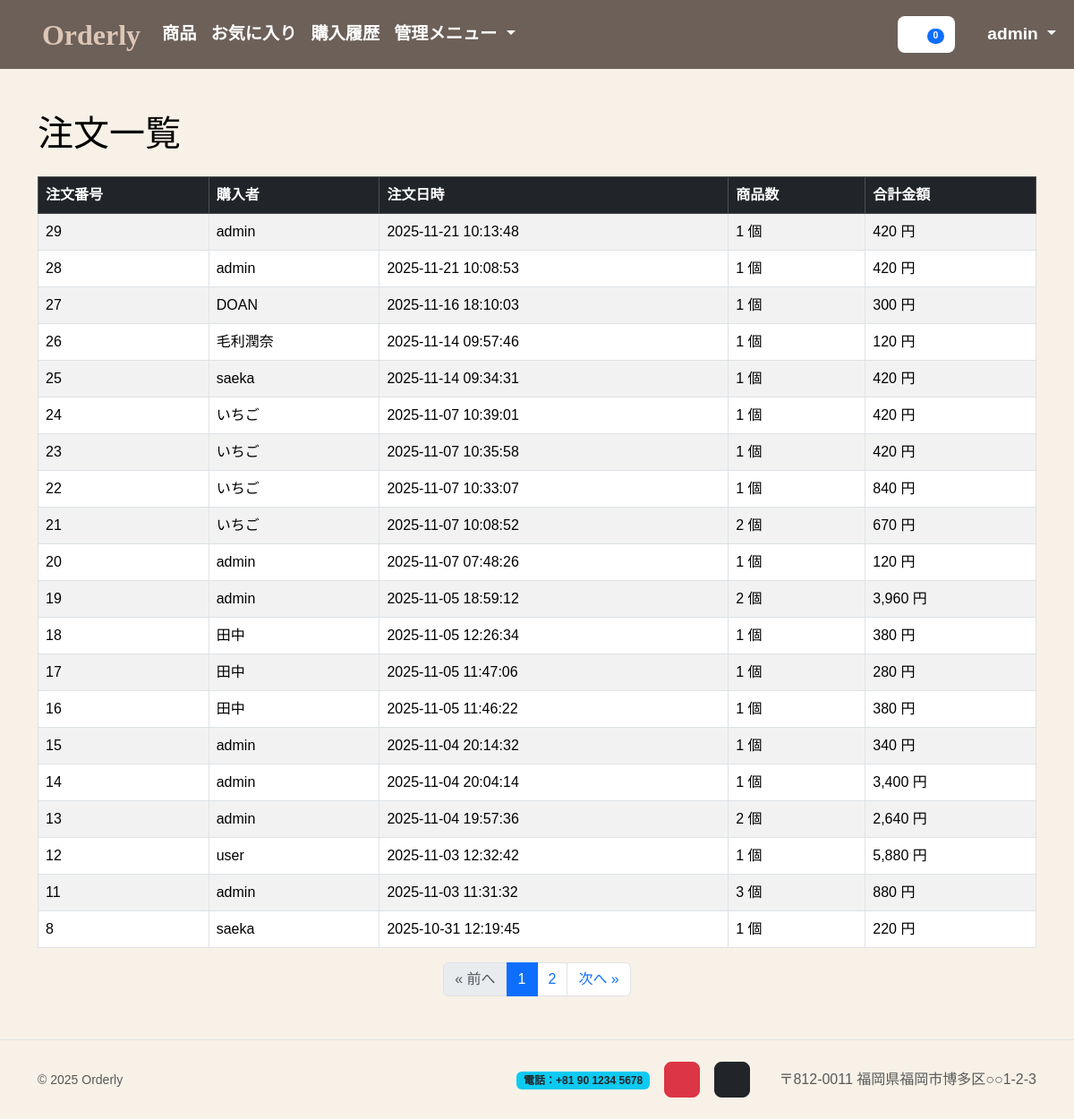
Before: /sales-details.php (signed in) with the older database file.
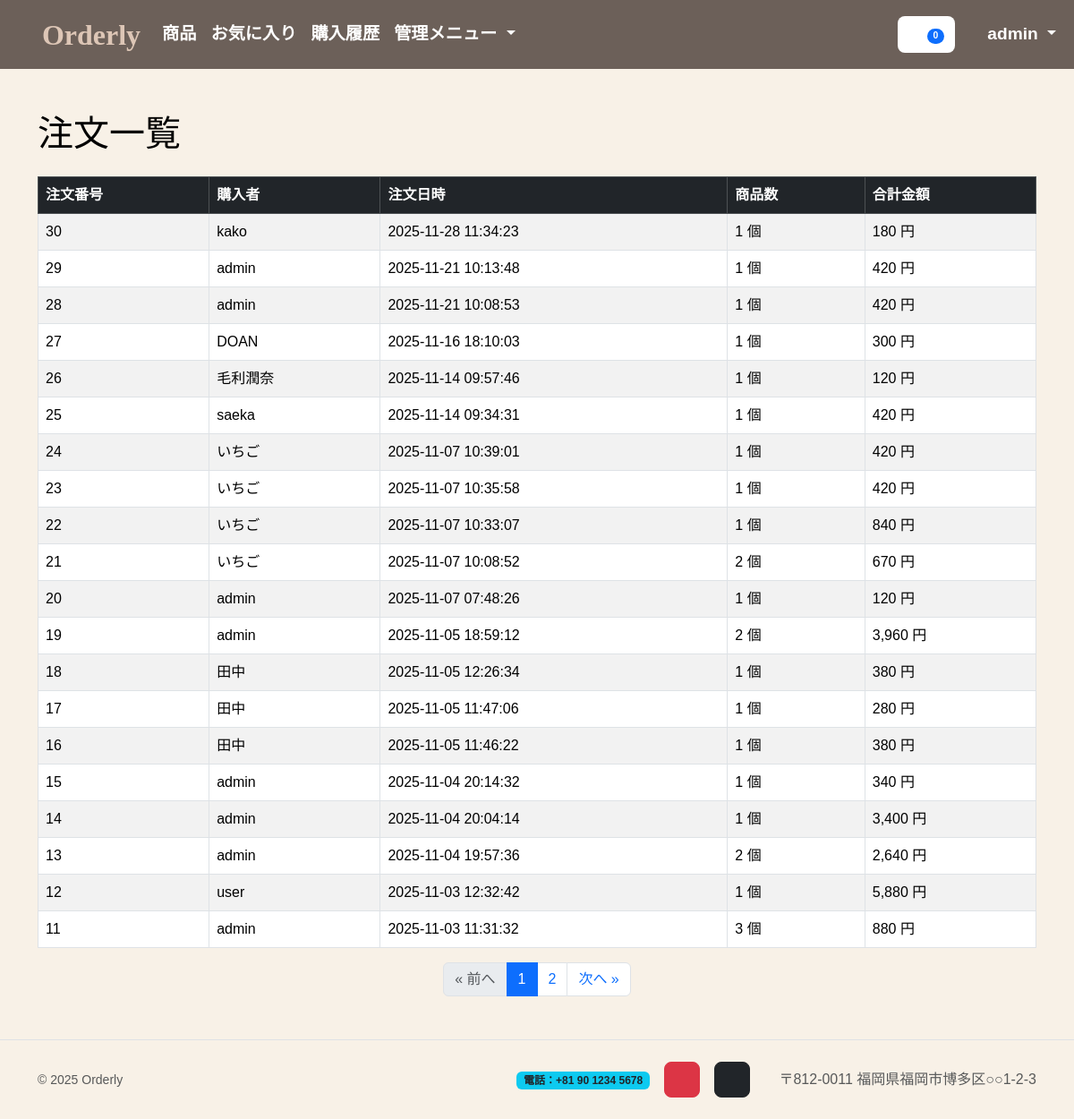
After: the same page with the newer database file.
### tables this page shows
CREATE TABLE `purchase` (
    `id` int NOT NULL,
    `customer_id` int NOT NULL,
    `created_at` datetime NOT NULL DEFAULT CURRENT_TIMESTAMP
);

CREATE TABLE `customer` (
    `id` int NOT NULL,
    `name` varchar(100) NOT NULL,
    `address` varchar(200) NOT NULL,
    `login` varchar(100) NOT NULL,
    `role` varchar(20) NOT NULL DEFAULT 'user',
    `password` varchar(255) NOT NULL,
    `created_at` datetime NOT NULL DEFAULT CURRENT_TIMESTAMP
);

### app.php (called while the page is built, shortened)
<?php
function e(string $s): string
{
    return htmlspecialchars($s, ENT_QUOTES, 'UTF-8');
}
function cart_count(): int
{
    if (empty($_SESSION['product'])) return 0;
    $n = 0;
    return $n;
}

### sales-details.php (the view, shortened to what this page needs)
<?php
require_once 'app.php';
require_once 'header.php';
$pdo = db();
$perPage = 20;
$page = isset($_GET['page']) ? max(1, (int)$_GET['page']) : 1;
$offset = ($page - 1) * $perPage;
$totalSql = "SELECT COUNT(*) FROM purchase";
$totalOrders = (int)$pdo->query($totalSql)->fetchColumn();
$totalPages = max(1, (int)ceil($totalOrders / $perPage));
$sql = "
SELECT
    p.id AS purchase_id,
    p.created_at,
    c.name AS customer_name,
    COUNT(pd.product_id) AS item_count,
    SUM(pd.count * pr.price) AS total_amount
FROM purchase p
JOIN customer c ON c.id = p.customer_id
JOIN purchase_detail pd ON p.id = pd.purchase_id
JOIN product pr ON pr.id = pd.product_id
GROUP BY p.id, p.created_at, c.name
ORDER BY p.id DESC
LIMIT :limit OFFSET :offset
";
$st = $pdo->prepare($sql);
$st->bindValue(':limit', $perPage, PDO::PARAM_INT);
$st->bindValue(':offset', $offset, PDO::PARAM_INT);
$st->execute();
$orders = $st->fetchAll();
?>
<div class="container mt-5">
    <h1 class="mb-4">注文一覧</h1>
    <table class="table table-bordered table-striped">
        <thead class="table-dark">
            <tr>
                <th>注文番号</th>
                <th>購入者</th>
                <th>注文日時</th>
                <th>商品数</th>
                <th>合計金額</th>
            </tr>
        </thead>
        <tbody>
            <?php foreach ($orders as $o): ?>
                <tr>
                    <td><?= e($o['purchase_id']) ?></td>
                    <td><?= e($o['customer_name']) ?></td>
                    <td><?= e($o['created_at']) ?></td>
                    <td><?= number_format($o['item_count']) ?> 個</td>
                    <td><?= number_format($o['total_amount']) ?> 円</td>
                </tr>
            <?php endforeach; ?>
        </tbody>
    </table>
    <nav>
        <ul class="pagination justify-content-center mt-3">
            <li class="page-item <?= $page <= 1 ? 'disabled' : '' ?>">
                <a class="page-link" href="?page=<?= $page - 1 ?>">« 前へ</a>
            </li>
            <?php for ($i = 1; $i <= $totalPages; $i++): ?>
                <li class="page-item <?= $i == $page ? 'active' : '' ?>">
                    <a class="page-link" href="?page=<?= $i ?>"><?= $i ?></a>
                </li>
            <?php endfor; ?>
            <li class="page-item <?= $page >= $totalPages ? 'disabled' : '' ?>">
                <a class="page-link" href="?page=<?= $page + 1 ?>">次へ »</a>
            </li>
        </ul>
    </nav>
</div>
<?php require_once 'footer.php'; ?>

### header.php (shortened to what this page needs)
<!doctype html>
<html lang="ja">
<head>
  <link href="https://cdn.jsdelivr.net/npm/bootstrap@5.3.3/dist/css/bootstrap.min.css" rel="stylesheet">
  <link href="https://cdn.jsdelivr.net/npm/bootstrap-icons@1.11.3/font/bootstrap-icons.css" rel="stylesheet">
</head>
<body>
  <?php require_once 'menu.php'; ?>

### menu.php (shortened to what this page needs)
<?php
$me = $_SESSION['customer'] ?? null;
$is_admin = isset($me['role']) && $me['role'] === 'admin';
?>
<nav class="navbar navbar-expand-lg">
  <div class="container-fluid">
    <a class="navbar-brand name" href="index.php">
      <i class="bi bi-cake2"></i>
      Orderly
    </a>
    <div id="navMain" class="collapse navbar-collapse">
      <ul class="navbar-nav me-auto mb-2 mb-lg-0">
        <li class="nav-item"><a class="nav-link" href="product.php">商品</a></li>
        <li class="nav-item"><a class="nav-link" href="favorite-show.php">お気に入り</a></li>
        <li class="nav-item"><a class="nav-link" href="history.php">購入履歴</a></li>
        <?php if ($is_admin): ?>
          <li class="nav-item dropdown">
            <a class="nav-link dropdown-toggle" href="#" id="adminMenu" role="button" data-bs-toggle="dropdown">
              管理メニュー
            </a>
          </li>
        <?php endif; ?>
      </ul>
      <ul class="navbar-nav ms-auto align-items-center">
        <li class="nav-item me-2">
          <a class="btn btn-cart" href="cart-show.php">
            <i class="bi bi-cart"></i>
            <span class="badge rounded-pill bg-primary cart-badge">
              <?= cart_count() ?>
            </span>
          </a>
        </li>
        <?php if ($me): ?>
          <li class="nav-item dropdown">
            <a class="nav-link dropdown-toggle" href="#" role="button" data-bs-toggle="dropdown">
              <i class="bi bi-person-circle"></i> <?= e($me['name']) ?>
            </a>
          </li>
        <?php else: ?>
          <li class="nav-item"><a class="nav-link" href="login-input.php">ログイン</a></li>
          <li class="nav-item"><a class="nav-link" href="customer-input.php">新規登録</a></li>
        <?php endif; ?>
      </ul>
    </div>
  </div>
</nav>

### footer.php
<footer class="mt-5 py-4 border-top">
    <div class="container d-flex flex-column flex-lg-row justify-content-between align-items-center gap-3">
        <small class="text-muted mb-0">&copy; <?= date('Y') ?> Orderly</small>
        <div class="d-flex align-items-center gap-3 flex-wrap">
            <a href="tel:+819012345678" class="text-decoration-none" aria-label="電話をかける">
                <span class="badge text-bg-info text-dark fw-semibold">電話：+81 90 1234 5678</span>
            </a>
            <a href="https://www.youtube.com/@OrderlyShop" target="_blank" rel="noopener"
                class="btn btn-danger rounded-3 p-2 d-inline-flex align-items-center justify-content-center"
                style="width:40px;height:40px;" aria-label="YouTube">
                <i class="bi bi-youtube fs-5 text-white"></i>
            </a>
            <a href="https://www.instagram.com/your_account" target="_blank" rel="noopener"
                class="btn btn-dark rounded-3 p-2 d-inline-flex align-items-center justify-content-center"
                style="width:40px;height:40px;" aria-label="Instagram">
                <i class="bi bi-instagram fs-5 text-white"></i>
            </a>
            <span class="text-muted d-flex align-items-center">
                <i class="bi bi-geo-alt me-1"></i>
                〒812-0011 福岡県福岡市博多区○○1-2-3
            </span>
        </div>
    </div>
</footer>
</body>
</html>

### header.php (style rules this page uses)
body { margin: 0; padding: 0; font-family: 'Noto Sans JP', sans-serif; background-color: #F8F1E7; color: #000000ff; }
a { color: inherit; text-decoration: none; }

### menu.php (style rules this page uses)
.navbar { background-color: #6C6059; padding-top: 0.6rem; padding-bottom: 0.6rem; }
.navbar-brand.name { display: flex; flex-direction: row; align-items: center; font-size: 2rem; font-weight: 800; font-family: "Playwrite AU SA", cursive; color: #ddc6b6 !important; gap: 10px; }
.navbar-brand.name i { font-size: 2rem; margin: 0; }
.nav-link { color: #fff !important; font-size: 1.2rem; font-weight: 600; padding: 10px 14px; transition: 0.2s; }
.btn-cart { position: relative; background-color: #fff; border: none; border-radius: 8px; padding: 6px 12px; font-size: 1.2rem; color: #6C6059; transition: 0.2s ease; }
.cart-badge { font-size: 0.65rem; font-weight: bold; }

Changed rows visible on the page:
no longer on this page (row unchanged): purchase: id "8", customer.name "saeka", created_at "2025-10-31 12:19:45", item_count "1", total_amount "220"
added purchase: id "30", customer.name "kako", created_at "2025-11-28 11:34:23", item_count "1", total_amount "180"
